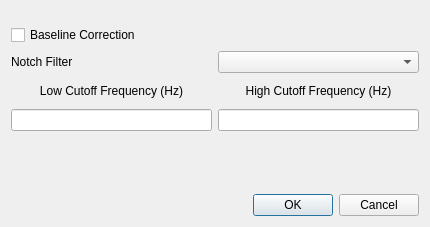
<?xml version="1.0" encoding="UTF-8"?>
<ui version="4.0">
 <class>Dialog</class>
 <widget class="QDialog" name="Dialog">
  <property name="geometry">
   <rect>
    <x>0</x>
    <y>0</y>
    <width>430</width>
    <height>227</height>
   </rect>
  </property>
  <property name="windowTitle">
   <string>Dialog</string>
  </property>
  <layout class="QVBoxLayout" name="verticalLayout_3">
   <property name="topMargin">
    <number>25</number>
   </property>
   <item>
    <widget class="QCheckBox" name="cb_offset">
     <property name="text">
      <string>Baseline Correction</string>
     </property>
    </widget>
   </item>
   <item>
    <layout class="QHBoxLayout" name="horizontalLayout_2">
     <item>
      <widget class="QLabel" name="label_2">
       <property name="text">
        <string>Notch Filter</string>
       </property>
      </widget>
     </item>
     <item>
      <widget class="QComboBox" name="value_notch"/>
     </item>
    </layout>
   </item>
   <item>
    <layout class="QHBoxLayout" name="horizontalLayout">
     <item>
      <layout class="QVBoxLayout" name="verticalLayout">
       <item>
        <widget class="QLabel" name="label_3">
         <property name="text">
          <string>Low Cutoff Frequency (Hz)</string>
         </property>
         <property name="alignment">
          <set>Qt::AlignCenter</set>
         </property>
        </widget>
       </item>
       <item>
        <widget class="QLineEdit" name="value_lowpass">
         <property name="minimumSize">
          <size>
           <width>0</width>
           <height>20</height>
          </size>
         </property>
         <property name="styleSheet">
          <string notr="true"/>
         </property>
        </widget>
       </item>
      </layout>
     </item>
     <item>
      <layout class="QVBoxLayout" name="verticalLayout_2">
       <item>
        <widget class="QLabel" name="label_5">
         <property name="text">
          <string>High Cutoff Frequency (Hz)</string>
         </property>
         <property name="alignment">
          <set>Qt::AlignCenter</set>
         </property>
        </widget>
       </item>
       <item>
        <widget class="QLineEdit" name="value_highpass">
         <property name="minimumSize">
          <size>
           <width>0</width>
           <height>20</height>
          </size>
         </property>
        </widget>
       </item>
      </layout>
     </item>
    </layout>
   </item>
   <item>
    <widget class="QLabel" name="lbl_warning">
     <property name="font">
      <font>
       <pointsize>10</pointsize>
       <italic>true</italic>
      </font>
     </property>
     <property name="styleSheet">
      <string notr="true">color: #d90000;</string>
     </property>
     <property name="text">
      <string/>
     </property>
     <property name="wordWrap">
      <bool>true</bool>
     </property>
    </widget>
   </item>
   <item>
    <widget class="QDialogButtonBox" name="buttonBox">
     <property name="orientation">
      <enum>Qt::Horizontal</enum>
     </property>
     <property name="standardButtons">
      <set>QDialogButtonBox::Cancel|QDialogButtonBox::Ok</set>
     </property>
    </widget>
   </item>
  </layout>
 </widget>
 <resources/>
 <connections>
  <connection>
   <sender>buttonBox</sender>
   <signal>accepted()</signal>
   <receiver>Dialog</receiver>
   <slot>accept()</slot>
   <hints>
    <hint type="sourcelabel">
     <x>248</x>
     <y>254</y>
    </hint>
    <hint type="destinationlabel">
     <x>157</x>
     <y>274</y>
    </hint>
   </hints>
  </connection>
  <connection>
   <sender>buttonBox</sender>
   <signal>rejected()</signal>
   <receiver>Dialog</receiver>
   <slot>reject()</slot>
   <hints>
    <hint type="sourcelabel">
     <x>316</x>
     <y>260</y>
    </hint>
    <hint type="destinationlabel">
     <x>286</x>
     <y>274</y>
    </hint>
   </hints>
  </connection>
 </connections>
</ui>
